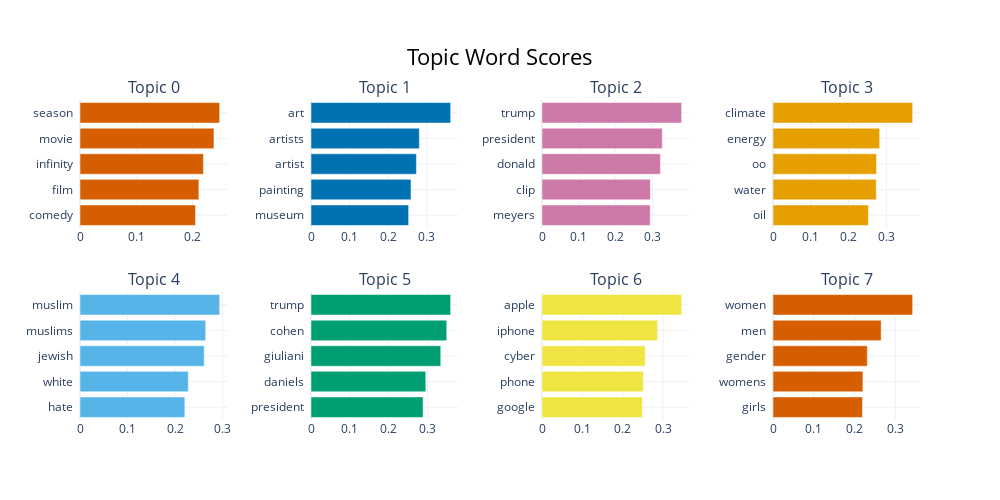

Write notebook code for a chart like this one.
### Code cell
model.visualize_barchart(top_n_topics=8)

### Figure 1 — Plotly figure (JSON) as saved in the notebook; plotly's stock layout.template omitted (floating-point values rounded to 4 significant figures)
{"data": [{"marker": {"color": "#D55E00"}, "orientation": "h", "type": "bar", "x": [0.2055, 0.2115, 0.2196, 0.2384, 0.2485], "xaxis": "x", "y": ["comedy  ", "film  ", "infinity  ", "movie  ", "season  "], "yaxis": "y"}, {"marker": {"color": "#0072B2"}, "orientation": "h", "type": "bar", "x": [0.2529, 0.2589, 0.273, 0.2806, 0.3617], "xaxis": "x2", "y": ["museum  ", "painting  ", "artist  ", "artists  ", "art  "], "yaxis": "y2"}, {"marker": {"color": "#CC79A7"}, "orientation": "h", "type": "bar", "x": [0.2932, 0.2936, 0.3209, 0.326, 0.3784], "xaxis": "x3", "y": ["meyers  ", "clip  ", "donald  ", "president  ", "trump  "], "yaxis": "y3"}, {"marker": {"color": "#E69F00"}, "orientation": "h", "type": "bar", "x": [0.2526, 0.2733, 0.274, 0.2823, 0.3696], "xaxis": "x4", "y": ["oil  ", "water  ", "oo  ", "energy  ", "climate  "], "yaxis": "y4"}, {"marker": {"color": "#56B4E9"}, "orientation": "h", "type": "bar", "x": [0.2204, 0.2277, 0.2611, 0.2643, 0.2936], "xaxis": "x5", "y": ["hate  ", "white  ", "jewish  ", "muslims  ", "muslim  "], "yaxis": "y5"}, {"marker": {"color": "#009E73"}, "orientation": "h", "type": "bar", "x": [0.289, 0.296, 0.3346, 0.35, 0.3601], "xaxis": "x6", "y": ["president  ", "daniels  ", "giuliani  ", "cohen  ", "trump  "], "yaxis": "y6"}, {"marker": {"color": "#F0E442"}, "orientation": "h", "type": "bar", "x": [0.2489, 0.2512, 0.2558, 0.2866, 0.3461], "xaxis": "x7", "y": ["google  ", "phone  ", "cyber  ", "iphone  ", "apple  "], "yaxis": "y7"}, {"marker": {"color": "#D55E00"}, "orientation": "h", "type": "bar", "x": [0.2197, 0.2208, 0.2316, 0.2655, 0.3429], "xaxis": "x8", "y": ["girls  ", "womens  ", "gender  ", "men  ", "women  "], "yaxis": "y8"}], "layout": {"annotations": [{"font": {"size": 16}, "showarrow": false, "text": "Topic 0", "x": 0.0875, "xanchor": "center", "xref": "paper", "y": 1, "yanchor": "bottom", "yref": "paper"}, {"font": {"size": 16}, "showarrow": false, "text": "Topic 1", "x": 0.3625, "xanchor": "center", "xref": "paper", "y": 1, "yanchor": "bottom", "yref": "paper"}, {"font": {"size": 16}, "showarrow": false, "text": "Topic 2", "x": 0.6375, "xanchor": "center", "xref": "paper", "y": 1, "yanchor": "bottom", "yref": "paper"}, {"font": {"size": 16}, "showarrow": false, "text": "Topic 3", "x": 0.9125, "xanchor": "center", "xref": "paper", "y": 1, "yanchor": "bottom", "yref": "paper"}, {"font": {"size": 16}, "showarrow": false, "text": "Topic 4", "x": 0.0875, "xanchor": "center", "xref": "paper", "y": 0.4, "yanchor": "bottom", "yref": "paper"}, {"font": {"size": 16}, "showarrow": false, "text": "Topic 5", "x": 0.3625, "xanchor": "center", "xref": "paper", "y": 0.4, "yanchor": "bottom", "yref": "paper"}, {"font": {"size": 16}, "showarrow": false, "text": "Topic 6", "x": 0.6375, "xanchor": "center", "xref": "paper", "y": 0.4, "yanchor": "bottom", "yref": "paper"}, {"font": {"size": 16}, "showarrow": false, "text": "Topic 7", "x": 0.9125, "xanchor": "center", "xref": "paper", "y": 0.4, "yanchor": "bottom", "yref": "paper"}], "height": 500, "hoverlabel": {"bgcolor": "white", "font": {"family": "Rockwell", "size": 16}}, "showlegend": false, "title": {"font": {"color": "Black", "size": 22}, "text": "Topic Word Scores", "x": 0.5, "xanchor": "center", "yanchor": "top"}, "width": 1000, "xaxis": {"anchor": "y", "domain": [0, 0.175], "showgrid": true}, "xaxis2": {"anchor": "y2", "domain": [0.275, 0.45], "showgrid": true}, "xaxis3": {"anchor": "y3", "domain": [0.55, 0.725], "showgrid": true}, "xaxis4": {"anchor": "y4", "domain": [0.825, 1], "showgrid": true}, "xaxis5": {"anchor": "y5", "domain": [0, 0.175], "showgrid": true}, "xaxis6": {"anchor": "y6", "domain": [0.275, 0.45], "showgrid": true}, "xaxis7": {"anchor": "y7", "domain": [0.55, 0.725], "showgrid": true}, "xaxis8": {"anchor": "y8", "domain": [0.825, 1], "showgrid": true}, "yaxis": {"anchor": "x", "domain": [0.6, 1], "showgrid": true}, "yaxis2": {"anchor": "x2", "domain": [0.6, 1], "showgrid": true}, "yaxis3": {"anchor": "x3", "domain": [0.6, 1], "showgrid": true}, "yaxis4": {"anchor": "x4", "domain": [0.6, 1], "showgrid": true}, "yaxis5": {"anchor": "x5", "domain": [0, 0.4], "showgrid": true}, "yaxis6": {"anchor": "x6", "domain": [0, 0.4], "showgrid": true}, "yaxis7": {"anchor": "x7", "domain": [0, 0.4], "showgrid": true}, "yaxis8": {"anchor": "x8", "domain": [0, 0.4], "showgrid": true}}}
